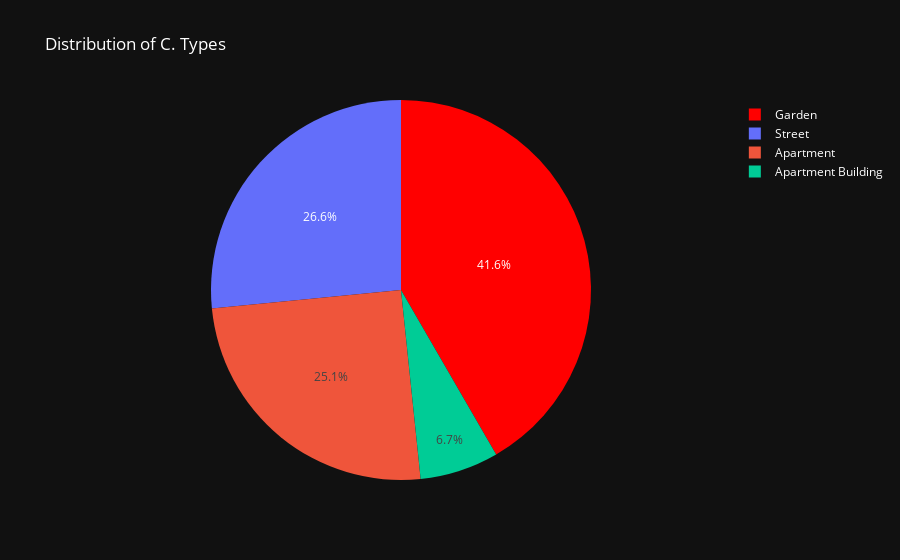

Notebook code cell kept with this figure:
### Markdown cell above
## Visualization

### Code cell
movie_type_counts = house['View'].value_counts()

fig = go.Figure(data=go.Pie(labels=movie_type_counts.index, values=movie_type_counts.values))

fig.update_layout(
    plot_bgcolor='rgb(17, 17, 17)',  
    paper_bgcolor='rgb(17, 17, 17)', 
    font_color='white',  
    title='Distribution of C. Types',
)
fig.update_traces(marker=dict(colors=['red']))
fig.show()

### Figure 1 — Plotly figure (JSON) as saved in the notebook; plotly's stock layout.template omitted (floating-point values rounded to 4 significant figures)
{"data": [{"labels": ["Garden", "Street", "Apartment", "Apartment Building"], "marker": {"colors": ["red"]}, "type": "pie", "values": [833, 531, 502, 134]}], "layout": {"font": {"color": "white"}, "paper_bgcolor": "rgb(17, 17, 17)", "plot_bgcolor": "rgb(17, 17, 17)", "title": {"text": "Distribution of C. Types"}}}
